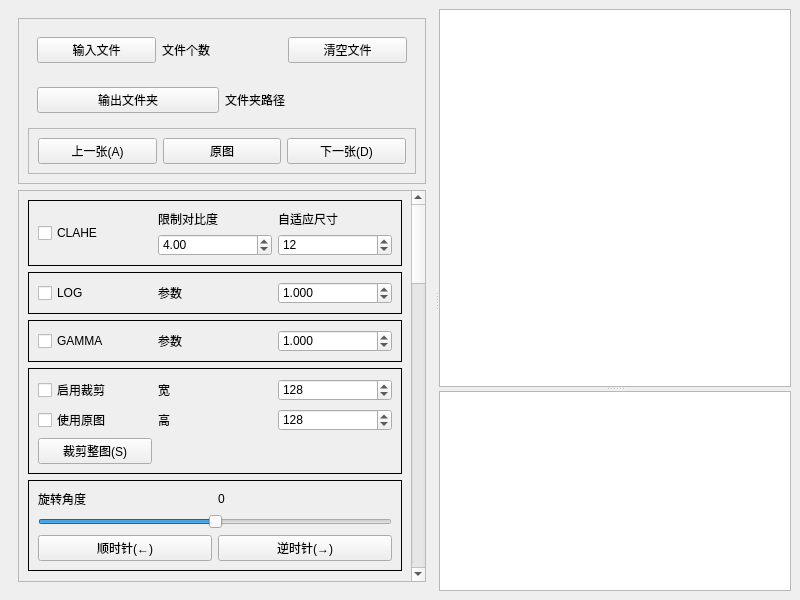
<?xml version="1.0" encoding="UTF-8"?>
<ui version="4.0">
 <class>MainWindow</class>
 <widget class="QMainWindow" name="MainWindow">
  <property name="geometry">
   <rect>
    <x>0</x>
    <y>0</y>
    <width>800</width>
    <height>600</height>
   </rect>
  </property>
  <property name="windowTitle">
   <string>图像处理工具</string>
  </property>
  <widget class="QWidget" name="centralwidget">
   <layout class="QGridLayout" name="gridLayout">
    <item row="0" column="0">
     <widget class="QSplitter" name="splitter_2">
      <property name="orientation">
       <enum>Qt::Horizontal</enum>
      </property>
      <widget class="QFrame" name="frame">
       <layout class="QVBoxLayout" name="verticalLayout_2">
        <item>
         <widget class="QFrame" name="frame">
          <property name="frameShape">
           <enum>QFrame::StyledPanel</enum>
          </property>
          <property name="frameShadow">
           <enum>QFrame::Raised</enum>
          </property>
          <layout class="QVBoxLayout" name="verticalLayout">
           <item>
            <widget class="QFrame" name="frame">
             <layout class="QHBoxLayout" name="horizontalLayout">
              <item>
               <widget class="QPushButton" name="btn_input">
                <property name="text">
                 <string>输入文件</string>
                </property>
               </widget>
              </item>
              <item>
               <widget class="QLabel" name="lb_input_nums">
                <property name="text">
                 <string>文件个数</string>
                </property>
               </widget>
              </item>
              <item>
               <widget class="QPushButton" name="btn_clearfiles">
                <property name="text">
                 <string>清空文件</string>
                </property>
               </widget>
              </item>
             </layout>
            </widget>
           </item>
           <item>
            <widget class="QFrame" name="frame">
             <layout class="QHBoxLayout" name="horizontalLayout_2">
              <item>
               <widget class="QPushButton" name="btn_output">
                <property name="text">
                 <string>输出文件夹</string>
                </property>
               </widget>
              </item>
              <item>
               <widget class="QLabel" name="lb_output_path">
                <property name="text">
                 <string>文件夹路径</string>
                </property>
               </widget>
              </item>
             </layout>
            </widget>
           </item>
           <item>
            <widget class="QFrame" name="frame_2">
             <property name="frameShape">
              <enum>QFrame::StyledPanel</enum>
             </property>
             <property name="frameShadow">
              <enum>QFrame::Raised</enum>
             </property>
             <layout class="QHBoxLayout" name="horizontalLayout_4">
              <item>
               <widget class="QPushButton" name="btn_last_image">
                <property name="text">
                 <string>上一张(A)</string>
                </property>
                <property name="shortcut">
                 <string>A</string>
                </property>
               </widget>
              </item>
              <item>
               <widget class="QPushButton" name="btn_origin">
                <property name="text">
                 <string>原图</string>
                </property>
               </widget>
              </item>
              <item>
               <widget class="QPushButton" name="btn_next_image">
                <property name="text">
                 <string>下一张(D)</string>
                </property>
                <property name="shortcut">
                 <string>D</string>
                </property>
               </widget>
              </item>
             </layout>
            </widget>
           </item>
          </layout>
         </widget>
        </item>
        <item>
         <widget class="QScrollArea" name="scrollArea">
          <property name="styleSheet">
           <string notr="true"/>
          </property>
          <property name="widgetResizable">
           <bool>true</bool>
          </property>
          <widget class="QWidget" name="scrollAreaWidgetContents">
           <property name="geometry">
            <rect>
             <x>0</x>
             <y>0</y>
             <width>379</width>
             <height>1800</height>
            </rect>
           </property>
           <property name="minimumSize">
            <size>
             <width>200</width>
             <height>1800</height>
            </size>
           </property>
           <property name="styleSheet">
            <string notr="true">.QFrame{
	border: 1px solid black;
}</string>
           </property>
           <layout class="QVBoxLayout" name="verticalLayout_3">
            <item>
             <widget class="QFrame" name="frame_3">
              <property name="frameShape">
               <enum>QFrame::StyledPanel</enum>
              </property>
              <property name="frameShadow">
               <enum>QFrame::Raised</enum>
              </property>
              <layout class="QGridLayout" name="gridLayout_4">
               <item row="0" column="3">
                <widget class="QLabel" name="label_2">
                 <property name="text">
                  <string>自适应尺寸</string>
                 </property>
                </widget>
               </item>
               <item row="0" column="1">
                <widget class="QLabel" name="label">
                 <property name="text">
                  <string>限制对比度</string>
                 </property>
                </widget>
               </item>
               <item row="1" column="1">
                <widget class="QDoubleSpinBox" name="CLAHE_clip">
                 <property name="value">
                  <double>4.000000000000000</double>
                 </property>
                </widget>
               </item>
               <item row="1" column="3">
                <widget class="QSpinBox" name="CLAHE_size">
                 <property name="value">
                  <number>12</number>
                 </property>
                </widget>
               </item>
               <item row="0" column="0" rowspan="2">
                <widget class="QCheckBox" name="checkBox_CLAHE">
                 <property name="text">
                  <string>CLAHE</string>
                 </property>
                </widget>
               </item>
              </layout>
             </widget>
            </item>
            <item>
             <widget class="QFrame" name="frame_7">
              <property name="frameShape">
               <enum>QFrame::StyledPanel</enum>
              </property>
              <property name="frameShadow">
               <enum>QFrame::Raised</enum>
              </property>
              <layout class="QGridLayout" name="gridLayout_2">
               <item row="1" column="0">
                <widget class="QCheckBox" name="checkBox_LOG">
                 <property name="text">
                  <string>LOG</string>
                 </property>
                </widget>
               </item>
               <item row="1" column="1">
                <widget class="QLabel" name="label_6">
                 <property name="text">
                  <string>参数</string>
                 </property>
                </widget>
               </item>
               <item row="1" column="2">
                <widget class="QDoubleSpinBox" name="LOG_v">
                 <property name="decimals">
                  <number>3</number>
                 </property>
                 <property name="minimum">
                  <double>0.001000000000000</double>
                 </property>
                 <property name="maximum">
                  <double>999.990000000000009</double>
                 </property>
                 <property name="singleStep">
                  <double>0.100000000000000</double>
                 </property>
                 <property name="value">
                  <double>1.000000000000000</double>
                 </property>
                </widget>
               </item>
              </layout>
             </widget>
            </item>
            <item>
             <widget class="QFrame" name="frame_8">
              <property name="frameShape">
               <enum>QFrame::StyledPanel</enum>
              </property>
              <property name="frameShadow">
               <enum>QFrame::Raised</enum>
              </property>
              <layout class="QGridLayout" name="gridLayout_3">
               <item row="0" column="0">
                <widget class="QCheckBox" name="checkBox_GAMMA">
                 <property name="text">
                  <string>GAMMA</string>
                 </property>
                </widget>
               </item>
               <item row="0" column="1">
                <widget class="QLabel" name="label_7">
                 <property name="text">
                  <string>参数</string>
                 </property>
                </widget>
               </item>
               <item row="0" column="2">
                <widget class="QDoubleSpinBox" name="GAMMA_c">
                 <property name="decimals">
                  <number>3</number>
                 </property>
                 <property name="minimum">
                  <double>0.001000000000000</double>
                 </property>
                 <property name="maximum">
                  <double>999.000000000000000</double>
                 </property>
                 <property name="singleStep">
                  <double>0.100000000000000</double>
                 </property>
                 <property name="value">
                  <double>1.000000000000000</double>
                 </property>
                </widget>
               </item>
              </layout>
             </widget>
            </item>
            <item>
             <widget class="QFrame" name="frame_4">
              <property name="frameShape">
               <enum>QFrame::StyledPanel</enum>
              </property>
              <property name="frameShadow">
               <enum>QFrame::Raised</enum>
              </property>
              <layout class="QGridLayout" name="gridLayout_5">
               <item row="1" column="2">
                <widget class="QSpinBox" name="cut_height">
                 <property name="maximum">
                  <number>10000</number>
                 </property>
                 <property name="value">
                  <number>128</number>
                 </property>
                </widget>
               </item>
               <item row="0" column="0">
                <widget class="QCheckBox" name="checkBox_cut">
                 <property name="text">
                  <string>启用裁剪</string>
                 </property>
                </widget>
               </item>
               <item row="1" column="0">
                <widget class="QCheckBox" name="checkBox_cut_origin">
                 <property name="text">
                  <string>使用原图</string>
                 </property>
                </widget>
               </item>
               <item row="0" column="1">
                <widget class="QLabel" name="label_3">
                 <property name="text">
                  <string>宽</string>
                 </property>
                </widget>
               </item>
               <item row="0" column="2">
                <widget class="QSpinBox" name="cut_width">
                 <property name="maximum">
                  <number>10000</number>
                 </property>
                 <property name="value">
                  <number>128</number>
                 </property>
                </widget>
               </item>
               <item row="1" column="1">
                <widget class="QLabel" name="label_4">
                 <property name="text">
                  <string>高</string>
                 </property>
                </widget>
               </item>
               <item row="2" column="0">
                <widget class="QPushButton" name="cut_whole">
                 <property name="text">
                  <string>裁剪整图(S)</string>
                 </property>
                 <property name="shortcut">
                  <string>S</string>
                 </property>
                </widget>
               </item>
              </layout>
             </widget>
            </item>
            <item>
             <widget class="QFrame" name="frame_5">
              <property name="frameShape">
               <enum>QFrame::StyledPanel</enum>
              </property>
              <property name="frameShadow">
               <enum>QFrame::Raised</enum>
              </property>
              <layout class="QGridLayout" name="gridLayout_6">
               <item row="3" column="0" colspan="2">
                <widget class="QSlider" name="slider_rotate">
                 <property name="maximum">
                  <number>360</number>
                 </property>
                 <property name="value">
                  <number>180</number>
                 </property>
                 <property name="orientation">
                  <enum>Qt::Horizontal</enum>
                 </property>
                </widget>
               </item>
               <item row="1" column="0">
                <widget class="QLabel" name="label_5">
                 <property name="text">
                  <string>旋转角度</string>
                 </property>
                </widget>
               </item>
               <item row="1" column="1">
                <widget class="QLabel" name="rotate_angle">
                 <property name="text">
                  <string>0</string>
                 </property>
                </widget>
               </item>
               <item row="4" column="0">
                <widget class="QPushButton" name="btn_rotate_left">
                 <property name="text">
                  <string>顺时针(←)</string>
                 </property>
                 <property name="shortcut">
                  <string>Left</string>
                 </property>
                </widget>
               </item>
               <item row="4" column="1">
                <widget class="QPushButton" name="btn_rotate_right">
                 <property name="text">
                  <string>逆时针(→)</string>
                 </property>
                 <property name="shortcut">
                  <string>Right</string>
                 </property>
                </widget>
               </item>
              </layout>
             </widget>
            </item>
            <item>
             <widget class="QFrame" name="frame_6">
              <property name="frameShape">
               <enum>QFrame::StyledPanel</enum>
              </property>
              <property name="frameShadow">
               <enum>QFrame::Raised</enum>
              </property>
             </widget>
            </item>
            <item>
             <spacer name="verticalSpacer">
              <property name="orientation">
               <enum>Qt::Vertical</enum>
              </property>
              <property name="sizeHint" stdset="0">
               <size>
                <width>20</width>
                <height>40</height>
               </size>
              </property>
             </spacer>
            </item>
           </layout>
          </widget>
         </widget>
        </item>
       </layout>
      </widget>
      <widget class="QSplitter" name="splitter">
       <property name="orientation">
        <enum>Qt::Vertical</enum>
       </property>
       <widget class="ImageViewer" name="view">
        <property name="minimumSize">
         <size>
          <width>0</width>
          <height>0</height>
         </size>
        </property>
       </widget>
       <widget class="QListWidget" name="lst_files">
        <property name="sizePolicy">
         <sizepolicy hsizetype="Preferred" vsizetype="Preferred">
          <horstretch>0</horstretch>
          <verstretch>0</verstretch>
         </sizepolicy>
        </property>
        <property name="minimumSize">
         <size>
          <width>0</width>
          <height>0</height>
         </size>
        </property>
        <property name="maximumSize">
         <size>
          <width>16777215</width>
          <height>200</height>
         </size>
        </property>
       </widget>
      </widget>
     </widget>
    </item>
   </layout>
  </widget>
 </widget>
 <customwidgets>
  <customwidget>
   <class>ImageViewer</class>
   <extends>QGraphicsView</extends>
   <header location="global">view</header>
  </customwidget>
 </customwidgets>
 <resources/>
 <connections/>
</ui>
